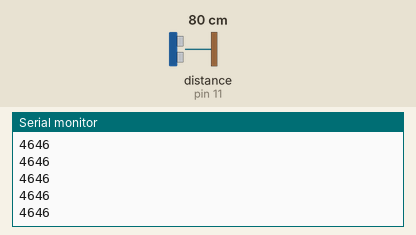
The sketch below on a simulated Arduino Uno, built with avr-gcc and run on an emulated ATmega328P. Parts: the last lines printed to the serial monitor. Wiring (inferred from the names in the program): ultrasonic range finder: trigger pin 12; echo pin 11. Inputs (shaded band) come from the test bench; at power-on: distance to the obstacle (sensor on pin 11) 80 cm. The echo pulse lasts 58.3 µs per cm.

Above: at 1.2 s.
1.3 s: distance to the obstacle (sensor on pin 11) set to 2 cm
At 1.71 s:
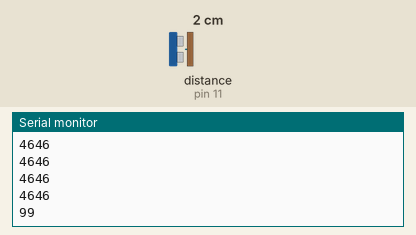
2.8 s: distance to the obstacle (sensor on pin 11) set to 4 cm
At 2.97 s:
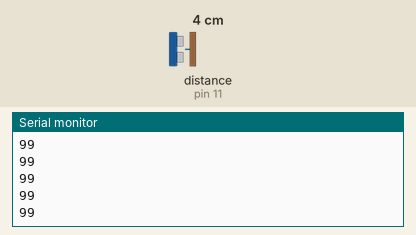
Timing chart, 0 to 5.8 s (numbered marks = the images above; inputs shaded):
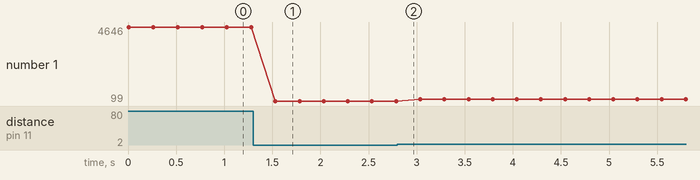

The sketch:

42_hcsro4.ino
```cpp
int trigPin = 12;
int echoPin = 11;
int pingTravelTime; // we will be reading this as a value

void setup(){
  pinMode(trigPin, OUTPUT);
  pinMode(echoPin, INPUT);
  Serial.begin(9600);
}

void loop(){
  // we want to create a low-high-low... pulse on the trigPin
  digitalWrite(trigPin, LOW);
  delayMicroseconds(10);
  digitalWrite(trigPin, HIGH);
  delayMicroseconds(10);
  digitalWrite(trigPin, LOW);
  // pulse generated
  // now this just sends the echo to high and it will send echo high until we get some object (means it detects something at a distance)

  // the pingTravelTime measures how long it takes to detect the echo (collision)
  pingTravelTime = pulseIn(echoPin, HIGH);
  Serial.println(pingTravelTime);

  /*
  1. pingTravelTime goes up when we move the target further
  2. pingTravelTime goes down when we move the target closer
  (obvious)
  */

  delay(250);

}
```

Measured:
- after the input at 1.3 s, the serial monitor: prints a new line after 0.23 s (image 1)
- plotted number 1: 4646 → 99 after the input at 1.3 s, 99 → 215 after the input at 2.8 s
